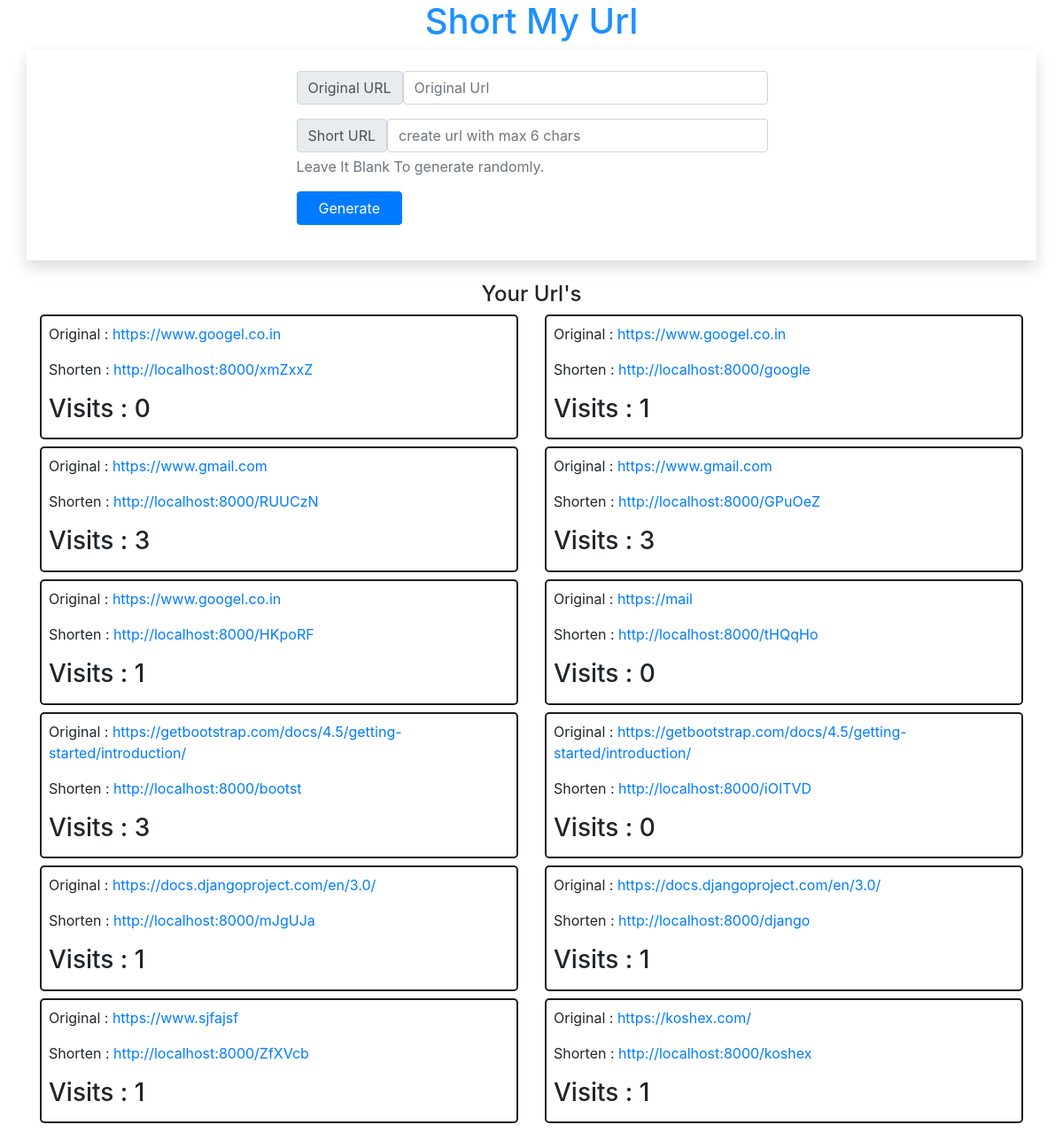
The page / on the database its author committed.
### testapp/models.py (models this page shows)
class shorturl(models.Model):
    original_url = models.URLField(blank=False)
    short_query = models.CharField(blank=False, max_length=8)
    visits = models.IntegerField(default=0)

### testapp/views.py (the view)
# urls.py: path('',views.home_page,name='home_page'),
def home_page(request):
    urls = shorturl.objects.all()
    return render(request,'testapp/home.html',{'urls':urls})

### templates/testapp/home.html (shortened to what this page needs)
<!DOCTYPE html>
<html lang="en" dir="ltr">
  <head>
    <link rel="stylesheet" href="https://stackpath.bootstrapcdn.com/bootstrap/4.5.2/css/bootstrap.min.css">
  </head>
  <body>
    <h1 align='center'>Short My Url</h1>
    <div class="container shadow p-4">
    <div class="row">
        <div class="col-10 col-sm-10 col-md-6 mx-auto">
            <form action="{% url 'generate' %}"method="POST">
                <div class="form-group">
                  <div class="input-group-prepend">
                    <div class="input-group-text">Original URL</div>
                    <input type="url" name="original" class="form-control" placeholder="Original Url">
                  </div>
                </div>
                <div class="form-group">
                    <div class="input-group-prepend">
                        <div class="input-group-text">Short URL</div>
                        <input type="text" name="short" class="form-control" placeholder="create url with max 6 chars"
                            maxlength="6" id="short">
                    </div>
                    <p id="shorthelp" class="form-text text-muted">Leave It Blank To generate randomly.</p>
                </div>
                <div class="form-group">
                    <input type="submit" class="btn btn-primary px-4" value="Generate">
                </div>
            </form>
        </div>
    </div>
    </div>
<div class="container my-4">
    <div class="row">
        <div class="col-12 text-center">
            <h4>Your Url's</h4>
        </div>
    </div>
    <div class="row justify-content-between">
        {% for u in urls %}
        <div class="col-10 col-sm-10 col-md-6 mb-2 mx-auto">
            <div style="overflow: hidden;" class="customcontainer p-2">
                <p style="text-overflow: ellipsis;">Original : <a href="{{ u.original_url }}" target="_blank"
                        class="card-link">{{ u.original_url }}</a></p>
                <p>Shorten : <a href="http://localhost:8000/{{ u.short_query }}" target="_blank"
                        class="card-link">http://localhost:8000/{{ u.short_query }}</a></p>
                <div class="row justify-content-between">
                    <div class="col-6 col-sm-6 ">
                        <h3>Visits : {{ u.visits }} </h3>
                    </div>
                </div>
            </div>
        </div>
        {% endfor %}
    </div>
</div>
  </body>
</html>

### templates/testapp/home.html (style rules this page uses)
.customcontainer { min-width: 100%; border: 2px solid #1d1d1d; border-radius: 5px; max-width: 100%; height: 100%; }
h1 { color:DodgerBlue; }

### rows shown on the page
shorturl: original_url "https://www.googel.co.in", short_query "xmZxxZ", visits "0"
shorturl: original_url "https://www.googel.co.in", short_query "google", visits "1"
shorturl: original_url "https://www.gmail.com", short_query "RUUCzN", visits "3"
shorturl: original_url "https://www.gmail.com", short_query "GPuOeZ", visits "3"
shorturl: original_url "https://www.googel.co.in", short_query "HKpoRF", visits "1"
shorturl: original_url "https://mail", short_query "tHQqHo", visits "0"
shorturl: original_url "https://getbootstrap.com/docs/4.5/getting-started/introduction/", short_query "bootst", visits "3"
shorturl: original_url "https://getbootstrap.com/docs/4.5/getting-started/introduction/", short_query "iOITVD", visits "0"
shorturl: original_url "https://docs.djangoproject.com/en/3.0/", short_query "mJgUJa", visits "1"
shorturl: original_url "https://docs.djangoproject.com/en/3.0/", short_query "django", visits "1"
shorturl: original_url "https://www.sjfajsf", short_query "ZfXVcb", visits "1"
shorturl: original_url "https://koshex.com/", short_query "koshex", visits "1"
